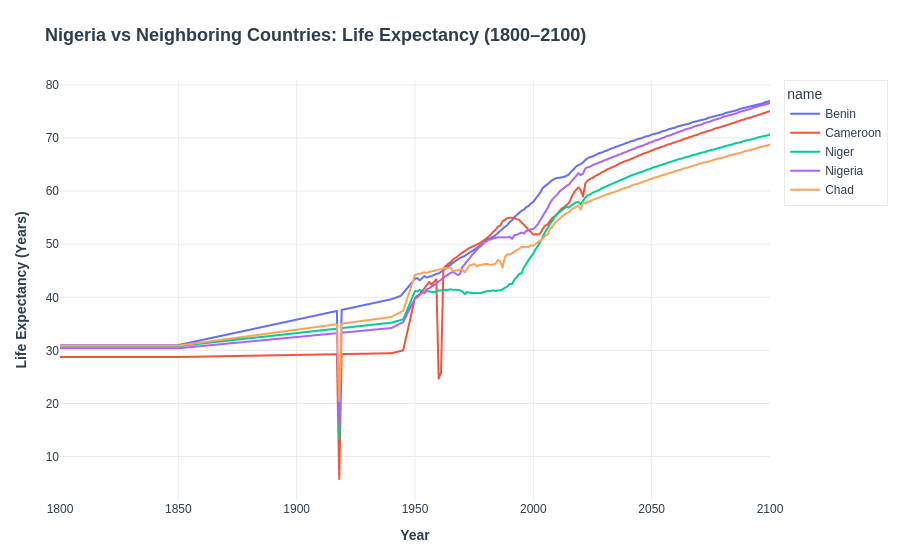

Here is the notebook cell this chart was saved with:
### Code cell
fig = px.line(
    neighbor_df,
    x="year",
    y="life_expectancy",
    color="name",
)

style_figure(
    fig,
    title="Nigeria vs Neighboring Countries: Life Expectancy (1800–2100)",
    xlabel="Year",
    ylabel="Life Expectancy (Years)"
)

fig.show()

### Figure 1 — Plotly figure (JSON) as saved in the notebook; plotly's stock layout.template omitted (floating-point values rounded to 4 significant figures; data arrays with more than 128 entries replaced by an {"elided": "..."} marker saying what was removed)
{"data": [{"hovertemplate": "name=Benin<br>year=%{x}<br>life_expectancy=%{y}<extra></extra>", "legendgroup": "Benin", "line": {"color": "#636efa", "dash": "solid"}, "marker": {"symbol": "circle"}, "mode": "lines", "name": "Benin", "showlegend": true, "type": "scattergl", "x": {"elided": "301 int values"}, "xaxis": "x", "y": {"elided": "301 float values"}, "yaxis": "y"}, {"hovertemplate": "name=Cameroon<br>year=%{x}<br>life_expectancy=%{y}<extra></extra>", "legendgroup": "Cameroon", "line": {"color": "#EF553B", "dash": "solid"}, "marker": {"symbol": "circle"}, "mode": "lines", "name": "Cameroon", "showlegend": true, "type": "scattergl", "x": {"elided": "301 int values"}, "xaxis": "x", "y": {"elided": "301 float values"}, "yaxis": "y"}, {"hovertemplate": "name=Niger<br>year=%{x}<br>life_expectancy=%{y}<extra></extra>", "legendgroup": "Niger", "line": {"color": "#00cc96", "dash": "solid"}, "marker": {"symbol": "circle"}, "mode": "lines", "name": "Niger", "showlegend": true, "type": "scattergl", "x": {"elided": "301 int values"}, "xaxis": "x", "y": {"elided": "301 float values"}, "yaxis": "y"}, {"hovertemplate": "name=Nigeria<br>year=%{x}<br>life_expectancy=%{y}<extra></extra>", "legendgroup": "Nigeria", "line": {"color": "#ab63fa", "dash": "solid"}, "marker": {"symbol": "circle"}, "mode": "lines", "name": "Nigeria", "showlegend": true, "type": "scattergl", "x": {"elided": "301 int values"}, "xaxis": "x", "y": {"elided": "301 float values"}, "yaxis": "y"}, {"hovertemplate": "name=Chad<br>year=%{x}<br>life_expectancy=%{y}<extra></extra>", "legendgroup": "Chad", "line": {"color": "#FFA15A", "dash": "solid"}, "marker": {"symbol": "circle"}, "mode": "lines", "name": "Chad", "showlegend": true, "type": "scattergl", "x": {"elided": "301 int values"}, "xaxis": "x", "y": {"elided": "301 float values"}, "yaxis": "y"}], "layout": {"font": {"color": "#2C3E50", "family": "Arial, sans-serif", "size": 12}, "legend": {"bgcolor": "rgba(255, 255, 255, 0.8)", "bordercolor": "#EAEAEA", "borderwidth": 1, "title": {"text": "name"}, "tracegroupgap": 0}, "margin": {"b": 60, "l": 60, "r": 40, "t": 80}, "paper_bgcolor": "white", "plot_bgcolor": "white", "showlegend": true, "title": {"font": {"color": "#2C3E50", "size": 18}, "text": "<b>Nigeria vs Neighboring Countries: Life Expectancy (1800–2100)</b>", "x": 0.05, "xanchor": "left", "y": 0.95, "yanchor": "top"}, "xaxis": {"anchor": "y", "color": "#2C3E50", "domain": [0, 1], "gridcolor": "#EAEAEA", "showgrid": true, "title": {"text": "<b>Year</b>"}, "zeroline": false}, "yaxis": {"anchor": "x", "color": "#2C3E50", "domain": [0, 1], "gridcolor": "#EAEAEA", "showgrid": true, "title": {"text": "<b>Life Expectancy (Years)</b>"}, "zeroline": false}}}
